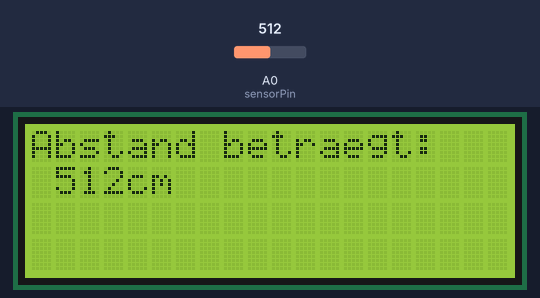
Recording of a sketch running on a simulated Arduino Uno, built with avr-gcc and run on an emulated ATmega328P. On the bench: 20×4 character LCD. The test bench sets the inputs (shaded band); at power-on: A0 (sensorPin) = 512.

Above: at 1.2 s.
1.3 s: A0 (sensorPin) set to 106
At 2.8 s:
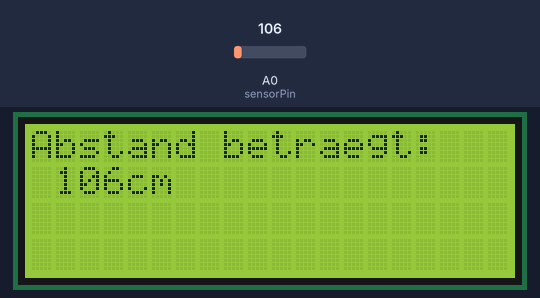
3.1 s: A0 (sensorPin) set to 90
At 4.2 s:
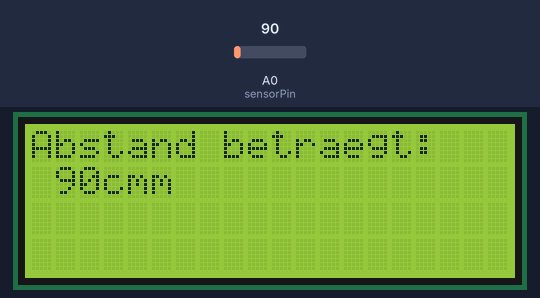
4.7 s: A0 (sensorPin) set to 11
At 5.3 s:
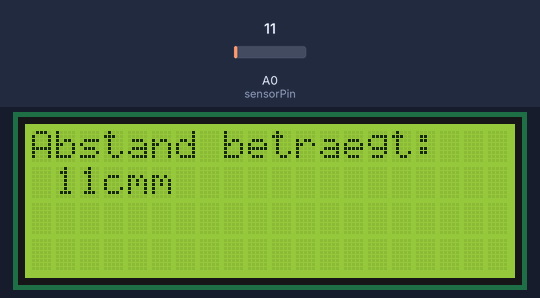
6.2 s: A0 (sensorPin) set to 8
At 7.6 s:
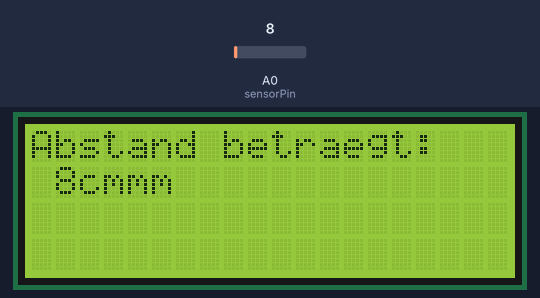
Timing chart, 0 to 8.8 s (numbered marks = the images above; inputs shaded):
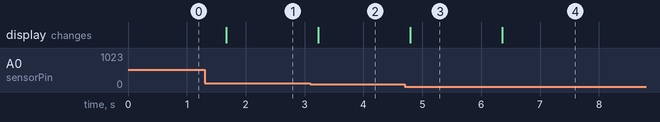

The sketch:

6-LCDSensor.ino
```cpp
#include <Wire.h>
#include <LiquidCrystal_I2C.h>

LiquidCrystal_I2C lcd(0x27,20,4);

int hell = 700;
int dunkel = 300;

int sensorWert = 0;
int sensorPin = A0;

void setup()
{
  lcd.init();
  lcd.backlight();
  lcd.setCursor(0,0); //setzt den Cursor, also den Ort auf dem Display an dem ihr schreiben wollt

  //Beispiel: lcd.setCursor(3,0) setzt wird die folgende nachricht an die 3. Stelle in der 0. (also der Ersten) zeile schreiben.

  lcd.print("Abstand betraegt:"); //schreibt eine Nachricht auf das LCD Display

}

void loop()
{
  lcd.setCursor(0,0); //setzt den Cursor, also den Ort auf dem Display an dem ihr schreiben wollt
  lcd.print("Abstand betraegt:"); //schreibt eine Nachricht auf das LCD Display

  sensorWert = analogRead(sensorPin);
  int sensorWertMap = map(sensorWert, dunkel, hell, 0, 100);

  lcd.setCursor(1,1);
  lcd.print(sensorWert);
  lcd.print("cm");

  //Hier kann überprüft werden ob der Sensor einen gewissen Wert über oder unterschreitet

  delay(500);
}

/*
 * Aufgabe 1:
 * Erweitere den oberen Code so, dass WENN der Wert eine bestimmt grenze überschreitet eine Nachricht in Zeile 3 ausgegeben wird.
 *
 * Tipp hierzu: denkt an die if-Bedingung ;)
 *
 *  Bei weiteren Fragen gerne an mich wenden!
 *
 *  Aufgabe 2: Werdet kreativ! Bewegt sich vielleicht ein Motor wenn der Sensor einen gewissen Wert hat? Piepst ein kleiner Buzzer? oder passiert doch noch was ganz anderes?
 */
```

Measured:
- the behaviour switches between 100 and 99 on A0 (sensorPin) (found by bisection; images 1 and 2)
- the behaviour switches between 10 and 9 on A0 (sensorPin) (found by bisection; images 3 and 4)
- after the input at 1.3 s, the display: changes after 0.37 s (image 1)
- after the input at 3.1 s, the display: changes after 0.13 s (image 2)
- after the input at 4.7 s, the display: changes after 0.10 s (image 3)
- after the input at 6.2 s, the display: changes after 0.16 s (image 4)
